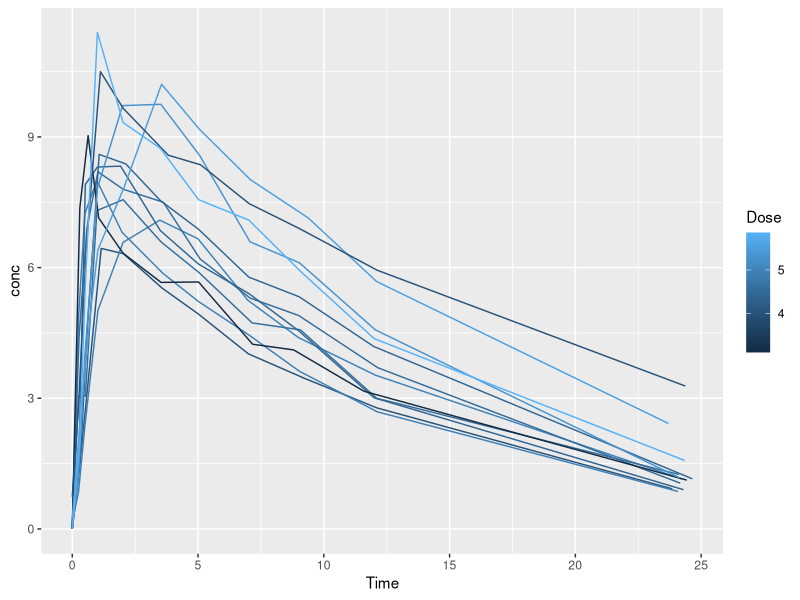
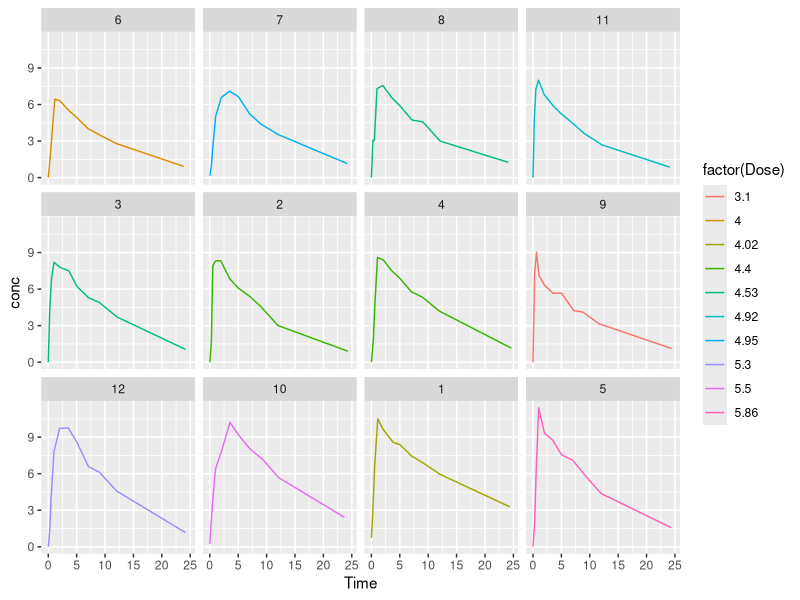

Write R code to recreate these figures, in order. (Note: this script raises an error after producing the figures.)
#Load packages
library(lattice)
library(ggplot2)
library(deSolve)

########################################### Visualize Theoph Data #####################

ggplot(Theoph) + geom_path(aes(x=Time, y = conc, color = Dose, group = Subject))
ggplot(Theoph) + geom_path(aes(x=Time, y = conc, color = factor(Dose))) + facet_wrap(~Subject)


########################################### Define 1 compartment PK Model with oral dosing #####################

#Specify deSolve Model
model <- function(time, inits, theta) {
  #Inputs:
  #time: vector of times to be included in output
  #y --> list of initial conditions
  #parms --> list of model parameters
   
  with(as.list(c(inits,theta)), {  #"with" get the named contents of y and theta and lets them be used inside the {}  

    #Model equation
    dA_depot = -Ka*A_depot
    dC1 <- Ka*A_depot/V1 - Ke*C1 
    
    #return list of derivatives
    list( c(dA_depot, dC1))
  })
}



########################################### Simulation #####################
Theoph_1 = filter(Theoph,Subject==1)

#Note that in Theophylline dataset, Dose column is given as mg/kg. Total dose is Dose*Wt
#Calculate a representative dose to use while exploring:
Dose = Theoph_1$Dose[1]*Theoph_1$Wt[1]


#Set initial conditions
#IMPORTANT: the variable in your initial condition list must have exactly the same name as the variable in your model
inits <- c(A_depot = Dose, #the amount in our depot compartment a time zero is the dose for oral dosing
           C1 =   0 )    

#Make a named list of model parameters
theta <- c(Ka = 1,   #mg/hr
           V1 = 20,   #L
           Ke= 0.1 )  #/hr  #list of parameters

#Simulation time
tlast = 24 ; 
times <- seq(0, tlast, 0.01)

#Simulate
X <- ode(inits, times, model, theta)

#convert results to a dataframe to make plotting easier
X = data.frame(X)

#Plot simulation on top of Theophylline data:
#note

ggplot(X) + geom_path(data=X, aes(x=time, y = C1, color = 'Sim')) +
  geom_point(data=Theoph_1,aes(x=Time,y=conc,color='Data'))

#Replot on log scale



##################################### Manually fit and plot again


#Manually change these parameters and re-run.
theta <- c(Ka = 1,   #mg/hr
           V1 = 20,   #L
           Ke= 0.1 )  #/hr  #list of parameters

#Simulate
X <- data.frame(ode(inits, times, model, theta))



#Let's consider only one subject for now
S1 = filter(Theoph, Subject == 1)

#Plot simulation on top of Theophylline data:
ggplot() + geom_path(data = X, mapping = aes(x=time, y = C1, color = "Sim")) + 
  xlab("time") + ylab("C1") + 
  geom_point(data = S1, mapping = aes(x=Time, y = conc, color = "S1"))


#Plot on log scale


################################### Parameter Optimization ##################################


#Write objective function
obj = function(theta) {
  
  #To make calculation of SSE easier, simulate only at times that match the times at which data is available
  times <- Theoph_1$Time
  
  #Simulate
  X <- data.frame(ode(inits, times, model, theta))
  
  #compute objective function
  sse = sum((X$C1 - Theoph_1$conc)^2) / nrow(Theoph_1)
  
  print(sse)
  return(sse)
  
}

#list of parameters = Theta

theta_low = c(Ka=0,V1=0.1,Ke=0)
theta_high = c(Ka=1000,V1=1000,Ke=1000)

fit = optim(theta, obj, method="L-BFGS-B",lower=theta_low,upper=theta_high, hessian=T)

#FINAL PARAMETER ESTIMATION :
covmat = solve(fit$hessian)
sterror=sqrt(diag(covmat))
pctSE = 100*sterror / fit$par

#NOTE: Always calculate percent standard error and round the parameters


#################### Evaluate Fit #######################################


theta = fit$par 

#Simulation time
tlast = 24 ; 
times <- seq(0, tlast, 0.01)

#Simulate
X <- ode(inits, times, model, theta)

#convert results to a dataframe to make plotting easier
X = data.frame(X)

#Plot simulation on top of Theophylline data:
#note

ggplot(X) + geom_path(data=X, aes(x=time, y = C1, color = 'Sim')) +
  geom_point(data=Theoph_1,aes(x=Time,y=conc,color='Data'))


#Inspect RSEs. Note any that are very large, or extremely small

#################### Simulate again #######################################

#Simulation time
times <- Theoph_1$Time

#Simulate
X <- ode(inits, times, model, theta)

#convert results to a dataframe to make plotting easier
X = data.frame(X)

#Plot simulation on top of Theophylline data:
#note

#Residuals vs time
Theoph_1$Residuals = Theoph_1$conc - X$C1 

ggplot(X) + geom_path(data=X, aes(x=Time, y = Residuals, color = 'Sim')) +
  geom_hline(yintercept=0, color="gray", linetype="dashed")


#Observed vs Predicted

Theoph_1$conc_mod = X$C1  

ggplot(Theoph_1) + geom_point(aes(x=conc, y=conc_mod)) + 
  geom_abline(intercept = 0,slope=1,color="gray",linetype="dashed", linewidth = 1) +
  theme_bw()
